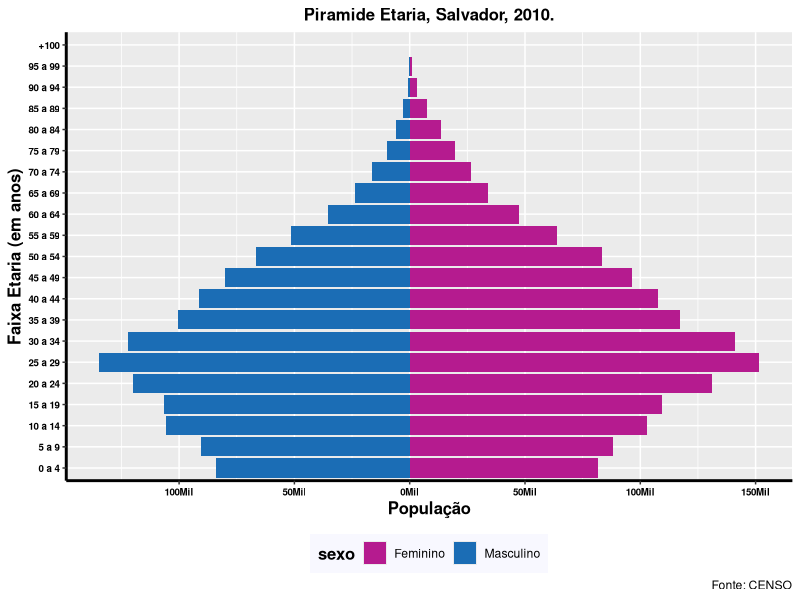

Write R code to recreate this figure.
################################################################################################### 
######################################### Gráfico no R ############################################
################################################################################################### 
#####   DESCRIÇÃO:        Conjunto de gráficos elaborados no R.
#####   ESCRITO POR:      Cleiton Rocha - www.linkedin.com/in/cleitonoerocha/
#####   EMAIL:  cleitonrocha@sei.ba.gov.br // cleitonotavio058@gmail.com 
#####   LICENÇA:          GPLv3
################################################################################################### 
################################################################################################### 

library(ggplot2)
library(Cairo)
library(ggthemes)
library(RColorBrewer)
library(dplyr)

# dataset
piramide_municipios <- read.csv2("piramide_etaria_municipal.csv") 


# fazendo filtro e selecionando municipio
piramide_filter <- piramide_municipios %>% filter(Ano==2010) %>% filter(Municipios =="Salvador") %>%
  group_by(faixa_etarias,sexo) %>% summarise(cont_total=sum(total_faixa))

# ordendando o eixo y
piramide_filter$faixa_etarias <- factor(piramide_filter$faixa_etarias, levels = c("Entre.0.a.4",	"Entre.5.a.9",
                                                                                  "Entre.10.a.14",	"Entre.15.a.19",
                                                                                  "Entre.20.a.24",	"Entre.25.a.29",
                                                                                  "Entre.30.a.34",	"Entre.35.a.39",
                                                                                  "Entre.40.a.44",	"Entre.45.a.49",
                                                                                  "Entre.50.a.54",	"Entre.55.a.59",
                                                                                  "Entre.60.a.64",	"Entre.65.a.69",
                                                                                  "Entre.70.a.74",	"Entre.75.a.79",
                                                                                  "Entre.80.a.84",	"Entre.85.a.89",
                                                                                  "Entre.90.a.94",	"Entre.95.a.99",
                                                                                  "Mais.de.100"),
                                        labels = c("0 a 4","5 a 9","10 a 14","15 a 19","20 a 24","25 a 29",
                                                   "30 a 34","35 a 39","40 a 44","45 a 49","50 a 54","55 a 59",
                                                   "60 a 64","65 a 69","70 a 74","75 a 79","80 a 84","85 a 89",
                                                   "90 a 94","95 a 99","+100"))



# grafico
ggplot(piramide_filter, aes(x=faixa_etarias, y=cont_total, fill=sexo)) +
  geom_bar(stat="identity") +
  coord_flip() +
  scale_fill_manual(values = c("#b51b8f","#1b6db5")) +
  labs(x="Faixa Etaria (em anos)", y="População", caption = "Fonte: CENSO", title = "Piramide Etaria, Salvador, 2010.") +
  theme(legend.position="bottom", legend.title = element_text(colour="Black", size=12, face="bold"), legend.background = element_rect(fill="ghostwhite", size=0.5, linetype="blank"))+         
  theme(plot.title = element_text(hjust = 0.5,face="bold", colour = "black",size = 12),
        axis.title.x = element_text(size=12, face="bold", colour = "black"),
        axis.title.y = element_text(size=12, face="bold", colour = "black"),
        axis.line = element_line(colour = "black", 
                                 size = 1, linetype = "solid"),
        axis.text.y = element_text(face="bold", color="#000000", 
                                   size=7),
        axis.text.x = element_text(face="bold", color="#000000", 
                                   size=7)) +
  scale_y_continuous(breaks = seq(-200000,200000, 50000),
                     labels = paste0(as.character(c(seq(200, 0, -50),
                                                    seq(50, 200, 50))), "Mil"))
